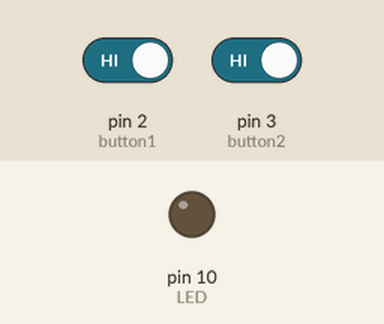
Bench run of a sketch on a simulated Arduino Uno, built with avr-gcc and run on an emulated ATmega328P. On the bench: output pins drawn as LEDs (lit = HIGH). The test bench sets the inputs (shaded band); at power-on: pin 2 (button1) HIGH, pin 3 (button2) HIGH.

Above: at 1.2 s.
1.3 s: pin 2 (button1) driven LOW and pin 3 (button2) driven LOW
At 2.5 s:
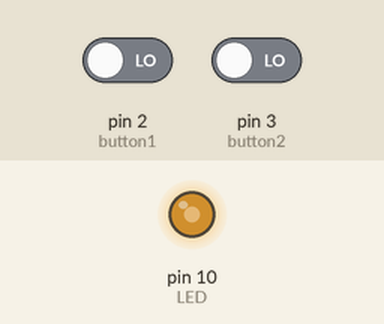
2.8 s: pin 2 (button1) driven HIGH
At 3.6 s:
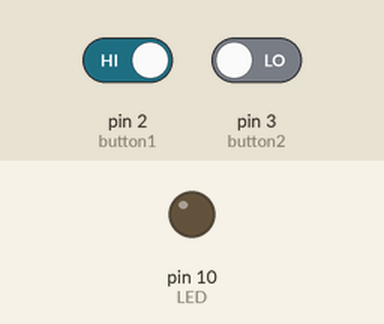
4.3 s: pin 2 (button1) driven LOW
At 4.7 s:
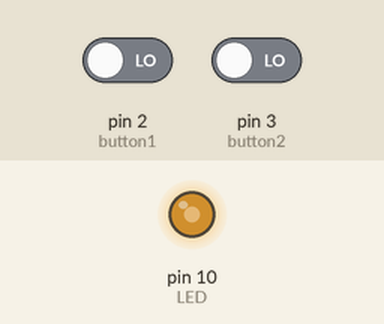
5.8 s: pin 3 (button2) driven HIGH
At 7.1 s:
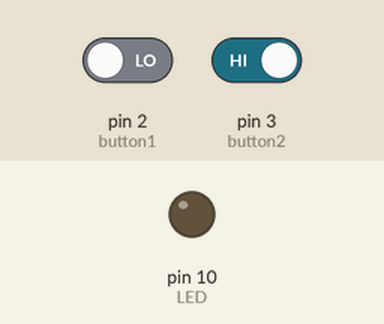
Timing chart, 0 to 8.3 s (numbered marks = the images above; inputs shaded):
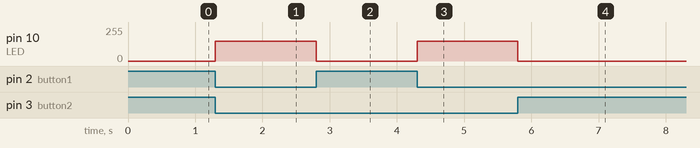

The sketch:

2Button_1LED.ino
```cpp
int button1 = 2; //variables store pin button is attached to
int button2 = 3;
int LED = 10;

void setup() {
  // put your setup code here, to run once:
  pinMode(button1, INPUT_PULLUP);
  pinMode(button2, INPUT_PULLUP);
  pinMode(LED, OUTPUT);

  Serial.begin(9600);
}

void loop() {
  // put your main code here, to run repeatedly:
  int button1State = digitalRead(2);
  int button2State = digitalRead(3);

  //Serial.print("Button 1 =");
  //Serial.println(button1State);

  if (button1State == LOW && button2State == LOW){
    analogWrite(LED, 150);
  } else {
    analogWrite(LED, 0);
  }
}
```

Measured:
- after the input at 1.3 s, pin 10 (LED): 0/255 → 150/255 at once
- after the input at 2.8 s, pin 10 (LED): 150/255 → 0/255 at once
- after the input at 4.3 s, pin 10 (LED): 0/255 → 150/255 at once
- after the input at 5.8 s, pin 10 (LED): 150/255 → 0/255 at once
